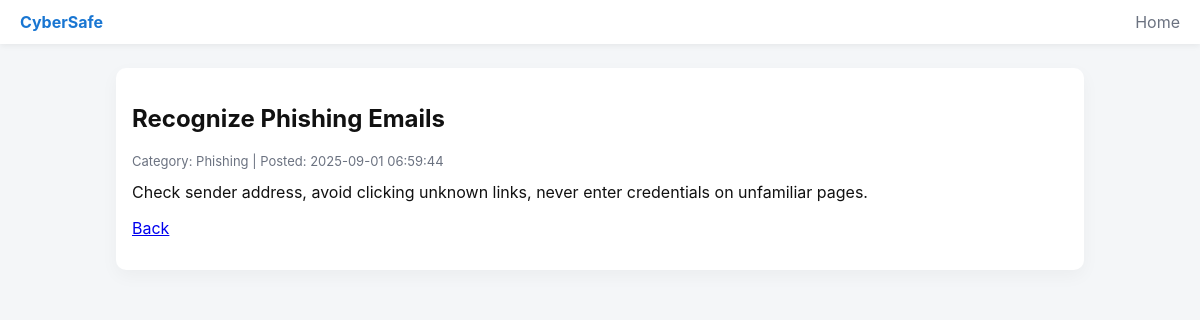
The app's page /view_tip.php?id=1 with its own data.
### tables this page shows
CREATE TABLE IF NOT EXISTS tips (
    id INT AUTO_INCREMENT PRIMARY KEY,
    title VARCHAR(255),
    category VARCHAR(100),
    content TEXT,
    created_at DATETIME DEFAULT CURRENT_TIMESTAMP
);

### view_tip.php (the view, shortened to what this page needs)
<?php
include 'config.php';
$id = isset($_GET['id']) ? (int)$_GET['id'] : 0;
$stmt = $conn->prepare('SELECT * FROM tips WHERE id=?');
$stmt->bind_param('i',$id);
$stmt->execute();
$res = $stmt->get_result();
$tip = $res->fetch_assoc();
?>
<!DOCTYPE html>
<html>
<head><meta charset="utf-8"><title><?= htmlspecialchars($tip['title']); ?> - CyberSafe</title><link rel="stylesheet" href="style.css"></head>
<body>
    <nav class="nav"><div class="brand">CyberSafe</div><div><a href="index.php">Home</a></div></nav>
    <main class="container">
        <article class="card">
            <h2><?= htmlspecialchars($tip['title']); ?></h2>
            <p class="meta">Category: <?= htmlspecialchars($tip['category']); ?> | Posted: <?= $tip['created_at']; ?></p>
            <div><?= nl2br(htmlspecialchars($tip['content'])); ?></div>
            <p><a href="index.php">Back</a></p>
        </article>
    </main>
</body>
</html>

### style.css (style rules this page uses)
:root { --accent:#1976d2;--muted:#6b7280;--bg:#f4f6f8 }
* { box-sizing:border-box }
body { font-family:Inter,system-ui,Arial,sans-serif;background:var(--bg);margin:0;color:#111 }
.nav { display:flex;justify-content:space-between;align-items:center;padding:12px 20px;background:#fff;box-shadow:0 2px 6px rgba(0,0,0,0.06) }
.nav .brand { font-weight:700;color:var(--accent) }
.nav a { margin-left:12px;color:var(--muted);text-decoration:none }
.container { max-width:1000px;margin:24px auto;padding:0 16px }
.card { background:#fff;padding:16px;border-radius:10px;box-shadow:0 6px 18px rgba(0,0,0,0.04) }
.meta { color:var(--muted);font-size:13px }

### records on screen
tips: title "Recognize Phishing Emails", category "Phishing", created_at "2025-09-01 06:59:44", content "Check sender address, avoid clicking unknown links, never enter credentials on unfamiliar pages."
